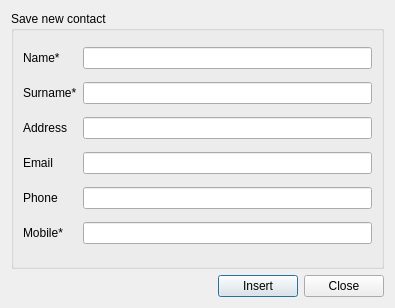
<?xml version="1.0" encoding="UTF-8"?>
<ui version="4.0">
 <class>Dialog</class>
 <widget class="QDialog" name="Dialog">
  <property name="geometry">
   <rect>
    <x>0</x>
    <y>0</y>
    <width>395</width>
    <height>308</height>
   </rect>
  </property>
  <property name="sizePolicy">
   <sizepolicy hsizetype="Fixed" vsizetype="Fixed">
    <horstretch>0</horstretch>
    <verstretch>0</verstretch>
   </sizepolicy>
  </property>
  <property name="windowTitle">
   <string>Insert contact</string>
  </property>
  <property name="windowIcon">
   <iconset resource="../rubrica.qrc">
    <normaloff>:/images/system-users.png</normaloff>:/images/system-users.png</iconset>
  </property>
  <layout class="QGridLayout" name="gridLayout">
   <item row="1" column="1">
    <widget class="QPushButton" name="insert_contact">
     <property name="text">
      <string>Insert</string>
     </property>
     <property name="icon">
      <iconset resource="../rubrica.qrc">
       <normaloff>:/images/save.png</normaloff>:/images/save.png</iconset>
     </property>
    </widget>
   </item>
   <item row="1" column="2">
    <widget class="QPushButton" name="esci">
     <property name="text">
      <string>Close</string>
     </property>
     <property name="icon">
      <iconset resource="../rubrica.qrc">
       <normaloff>:/images/dialog-close.png</normaloff>:/images/dialog-close.png</iconset>
     </property>
    </widget>
   </item>
   <item row="1" column="0">
    <spacer name="horizontalSpacer">
     <property name="orientation">
      <enum>Qt::Horizontal</enum>
     </property>
     <property name="sizeHint" stdset="0">
      <size>
       <width>40</width>
       <height>20</height>
      </size>
     </property>
    </spacer>
   </item>
   <item row="0" column="0" colspan="3">
    <widget class="QGroupBox" name="groupBox">
     <property name="title">
      <string>Save new contact</string>
     </property>
     <layout class="QGridLayout" name="gridLayout_2">
      <item row="3" column="0">
       <widget class="QLabel" name="label_4">
        <property name="text">
         <string>Email</string>
        </property>
       </widget>
      </item>
      <item row="3" column="1">
       <widget class="QLineEdit" name="email"/>
      </item>
      <item row="0" column="1">
       <widget class="QLineEdit" name="name"/>
      </item>
      <item row="0" column="0">
       <widget class="QLabel" name="label">
        <property name="text">
         <string>Name*</string>
        </property>
       </widget>
      </item>
      <item row="1" column="1">
       <widget class="QLineEdit" name="surname"/>
      </item>
      <item row="4" column="1">
       <widget class="QLineEdit" name="phone"/>
      </item>
      <item row="2" column="1">
       <widget class="QLineEdit" name="address"/>
      </item>
      <item row="2" column="0">
       <widget class="QLabel" name="label_3">
        <property name="text">
         <string>Address</string>
        </property>
       </widget>
      </item>
      <item row="4" column="0">
       <widget class="QLabel" name="label_5">
        <property name="text">
         <string>Phone</string>
        </property>
       </widget>
      </item>
      <item row="1" column="0">
       <widget class="QLabel" name="label_2">
        <property name="text">
         <string>Surname*</string>
        </property>
       </widget>
      </item>
      <item row="5" column="0">
       <widget class="QLabel" name="label_6">
        <property name="text">
         <string>Mobile*</string>
        </property>
       </widget>
      </item>
      <item row="5" column="1">
       <widget class="QLineEdit" name="mobile"/>
      </item>
     </layout>
    </widget>
   </item>
  </layout>
 </widget>
 <tabstops>
  <tabstop>name</tabstop>
  <tabstop>surname</tabstop>
  <tabstop>address</tabstop>
  <tabstop>email</tabstop>
  <tabstop>phone</tabstop>
  <tabstop>mobile</tabstop>
  <tabstop>insert_contact</tabstop>
  <tabstop>esci</tabstop>
 </tabstops>
 <resources>
  <include location="../rubrica.qrc"/>
 </resources>
 <connections/>
</ui>
